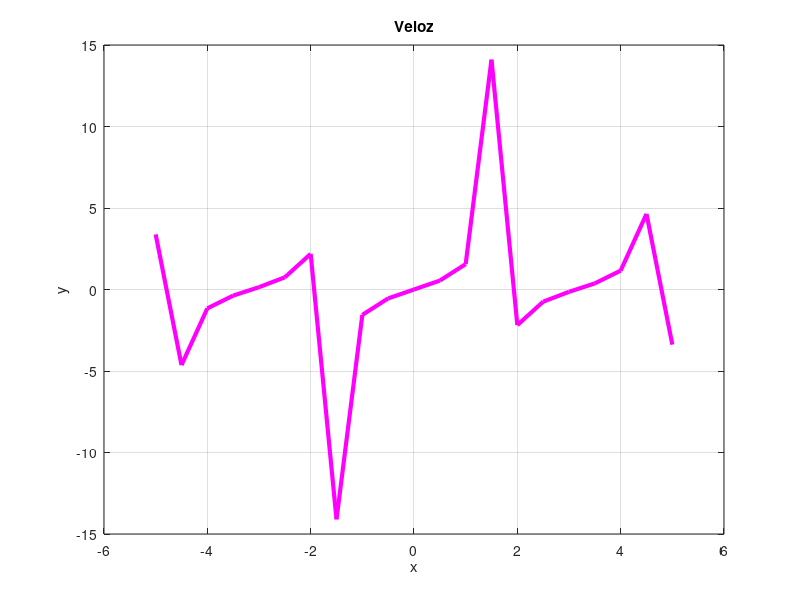

Reproduce this figure in MATLAB.
clear all
close all
clc


%% Grafica 2d a parti de datos

x = -5: 0.5: 5; %Vector x
%y = x.^2 + x-1; %Vector y 
y = tan(x)


figure(1)
plot(x , y, "m",'LineWidth',3)
grid
title("Veloz")
ylabel("y")
xlabel("x")
